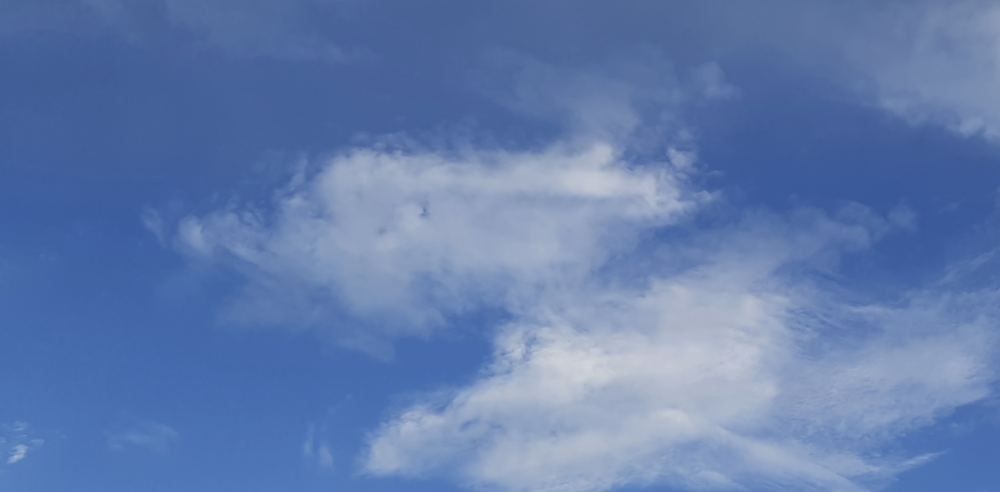
#> input picture pics/small_nscloudy.png, 1000 x 492 px, shrunk from 1473 x 724 before the run
$ python segmentation.py
#> lines starting #> are read from the running program, lines starting #| are printed output that depends on the picture; after the words box and inside, x2 and y2 are one past the last pixel; in counts of white or black regions, pixels touching at a corner belong together
import numpy as np
import cv2 as cv
from matplotlib import pyplot as plt

img = cv.imread('pics/small_nscloudy.png')
#> img is the input picture: shape (492, 1000, 3); mean B, G, R 173.2, 124.4, 98.1
gray = cv.cvtColor(img,cv.COLOR_BGR2GRAY)
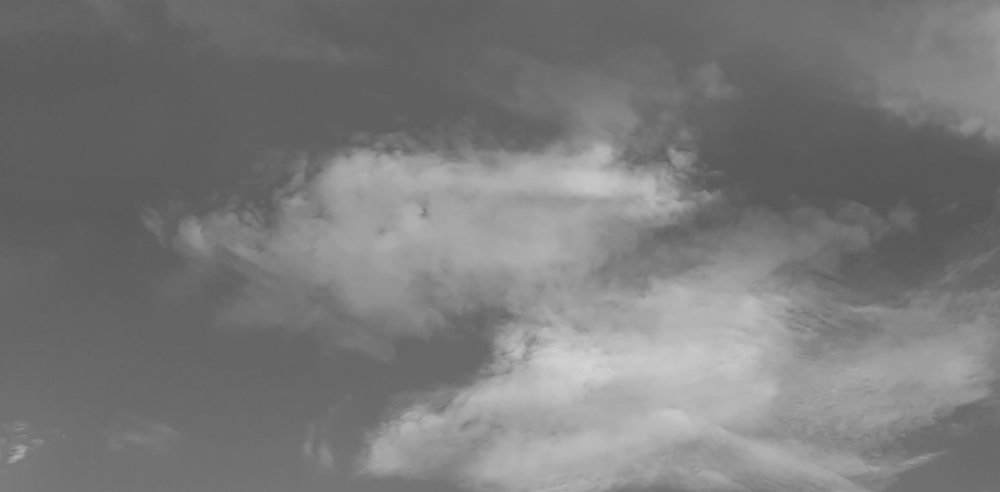
#> gray: shape (492, 1000); min 85, max 212, mean 122.1
ret, thresh = cv.threshold(gray,0,255,cv.THRESH_BINARY_INV+cv.THRESH_OTSU)
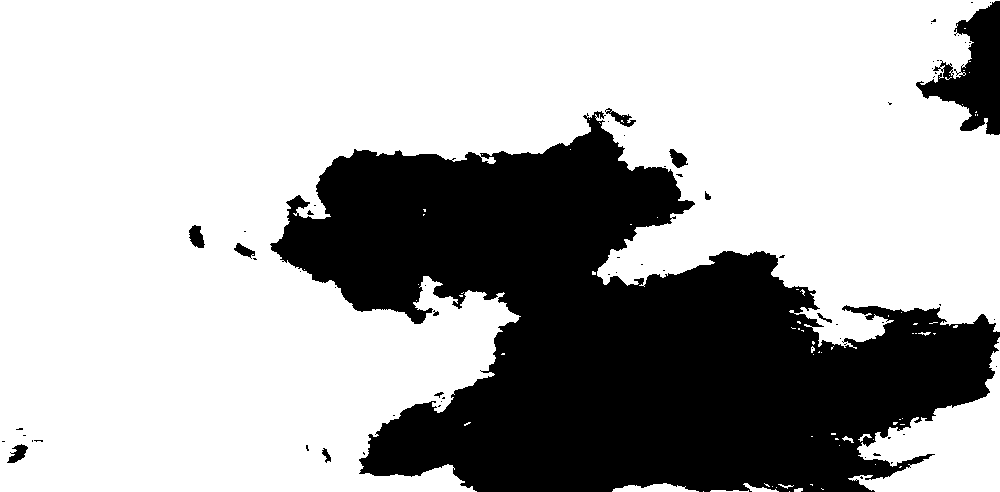
#> thresh: shape (492, 1000); 68.9% white; 68 black regions (56 under 20 px), largest, box (x1, y1, x2, y2) and area: (270, 111, 1000, 492) 146275, (916, 1, 1000, 135) 5256, (189, 225, 205, 248) 250
#> ret = 132

plt.imshow(img)
plt.show()

kernel = np.ones((3,3),np.uint8)
opening = cv.morphologyEx(thresh,cv.MORPH_OPEN,kernel, iterations = 2)
#> opening: shape (492, 1000); 68.4% white; 28 black regions (18 under 20 px), largest, box (x1, y1, x2, y2) and area: (270, 108, 1000, 492) 148712, (916, 0, 1000, 135) 5599, (189, 225, 205, 248) 258

sure_bg = cv.dilate(opening,kernel,iterations=3)
#> sure_bg: shape (492, 1000); 71% white; 9 black regions (3 under 20 px), largest, box (x1, y1, x2, y2) and area: (274, 114, 1000, 492) 137818, (922, 0, 1000, 132) 4449, (192, 229, 201, 244) 69, (13, 448, 23, 459) 53, (675, 156, 684, 163) 40, (620, 118, 629, 123) 23

dist_transform = cv.distanceTransform(opening,cv.DIST_L2,5)
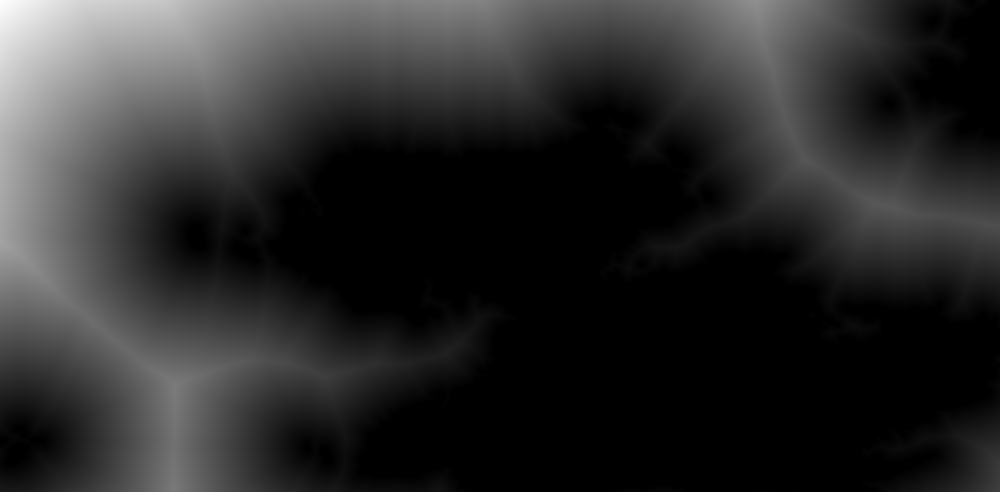
#> dist_transform: shape (492, 1000) float32; min 0, max 295.9, mean 50.4; drawn with min black and max white
ret, sure_fg = cv.threshold(dist_transform,0.7*dist_transform.max(),255,0)
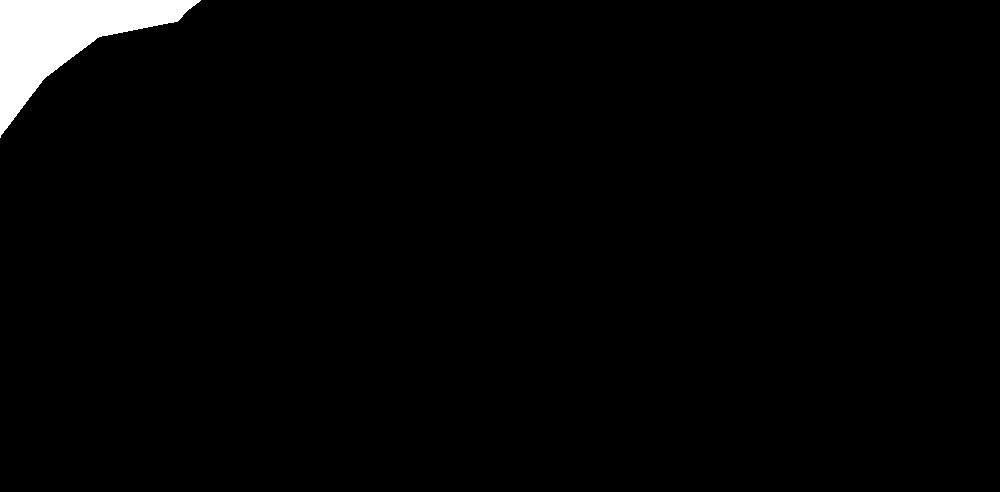
#> sure_fg: shape (492, 1000) float32; 2.1% white; 1 white region, box (x1, y1, x2, y2) and area: (0, 0, 201, 138) 10525
#> ret = 207.1

sure_fg = np.uint8(sure_fg)
unknown = cv.subtract(sure_bg,sure_fg)
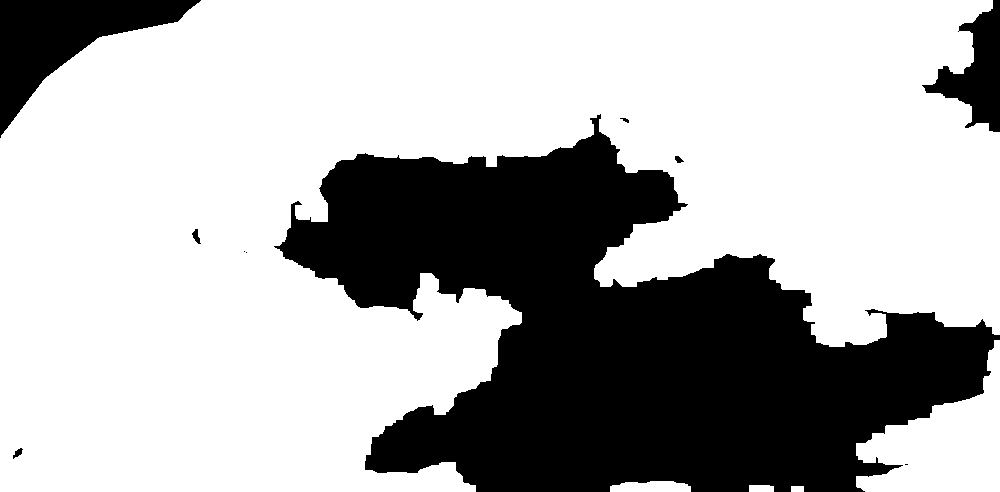
#> unknown: shape (492, 1000); 68.9% white; 10 black regions (3 under 20 px), largest, box (x1, y1, x2, y2) and area: (274, 114, 1000, 492) 137818, (0, 0, 201, 138) 10525, (922, 0, 1000, 132) 4449

# Marker labelling
ret, markers = cv.connectedComponents(sure_fg)
#> ret = 2

markers = markers+1

markers[unknown==255] = 0
#> markers: shape (492, 1000) int32; 3 distinct labels, from 0 to 2

markers = cv.watershed(img,markers)
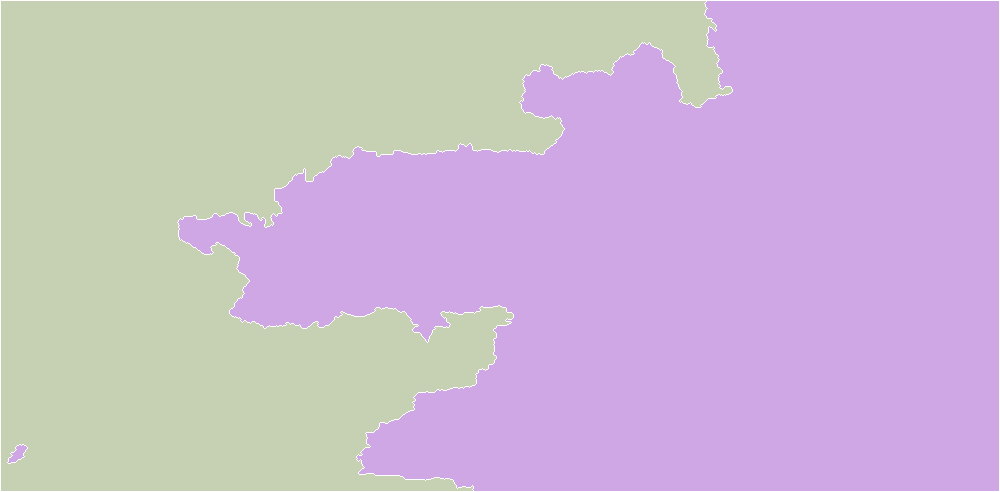
#> markers: shape (492, 1000) int32; 3 distinct labels, from -1 to 2; one colour per label, 0 black, -1 white
img[markers == -1] = [255,0,0]
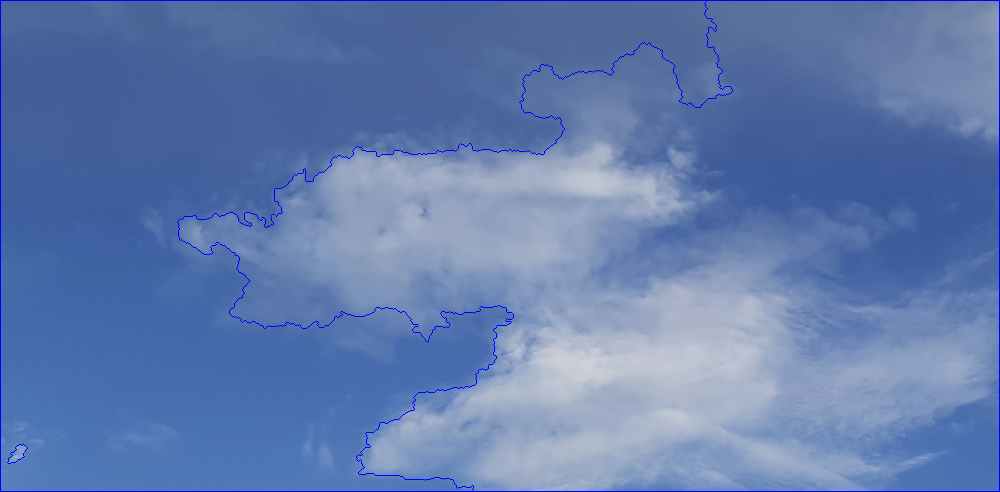
#> img: shape (492, 1000, 3); 1.01% of pixels changed, all inside (x1, y1, x2, y2) = (0, 0, 1000, 492)


plt.imshow(img)
plt.show()

$ run again, with pics/cloudy.png copied over pics/small_nscloudy.png
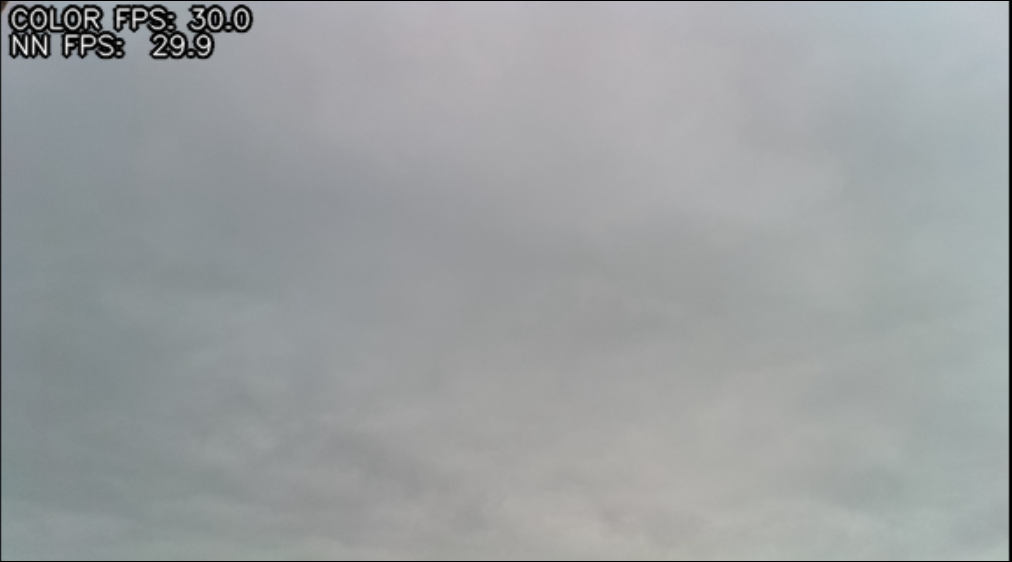
#> input picture pics/cloudy.png, 1012 x 562 px
#> img is the input picture: shape (562, 1012, 3); mean B, G, R 160.2, 159.2, 155.4
#> `ret, thresh = cv.threshold(gray,0,255,cv.THRESH_BINARY_INV+cv.THRESH_O..`:
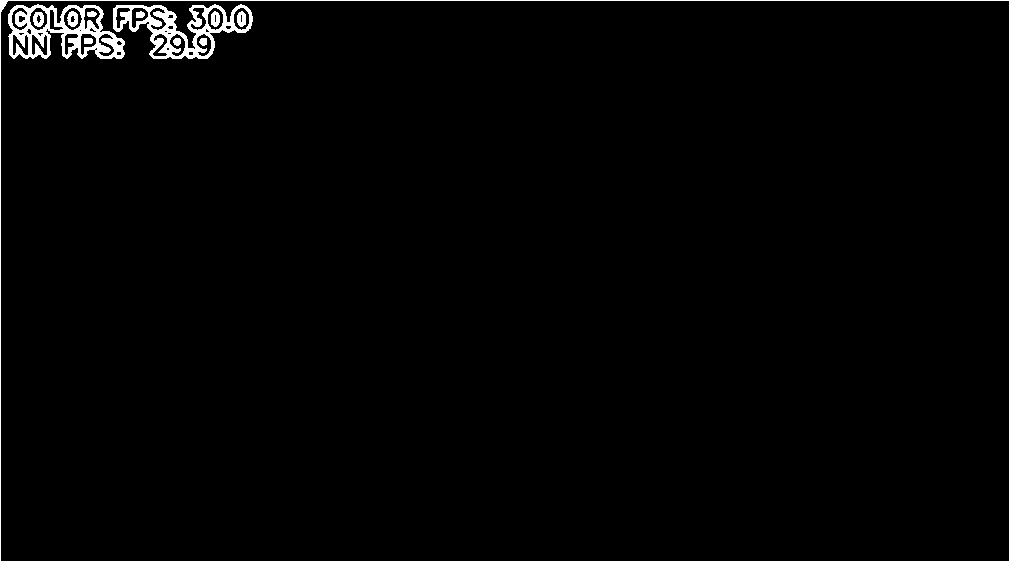
#> thresh: shape (562, 1012); 1.9% white; 12 white regions, largest, box (x1, y1, x2, y2) and area: (0, 0, 1012, 562) 4307, (8, 4, 125, 59) 2947, (113, 4, 253, 59) 2765
#> `ret, thresh = cv.threshold(gray,0,255,cv.THRESH_BINARY_INV+cv.THRESH_O..`: ret = 92
#> opening: shape (562, 1012); 0.66% white; 35 white regions, largest, box (x1, y1, x2, y2) and area: (1009, 0, 1012, 562) 1686, (104, 38, 123, 52) 148, (156, 12, 174, 26) 137
#> sure_bg: shape (562, 1012); 1.6% white; 6 white regions, box (x1, y1, x2, y2) and area: (1006, 0, 1012, 562) 3372, (118, 5, 212, 60) 2597, (57, 5, 126, 56) 1856, (10, 5, 47, 58) 1077, (42, 5, 53, 16) 121, (0, 0, 10, 13) 116
#> `ret, sure_fg = cv.threshold(dist_transform,0.7*dist_transform.max(),25..`: ret = 4.9
#> unknown: shape (562, 1012); 1.6% white; 6 white regions, box (x1, y1, x2, y2) and area: (1006, 0, 1012, 562) 3372, (118, 5, 212, 60) 2597, (57, 5, 126, 56) 1856, (10, 5, 47, 58) 1077, (42, 5, 53, 16) 121, (0, 0, 10, 13) 105
#> `ret, markers = cv.connectedComponents(sure_fg)`: ret = 2
#> `img[markers == -1] = [255,0,0]`:
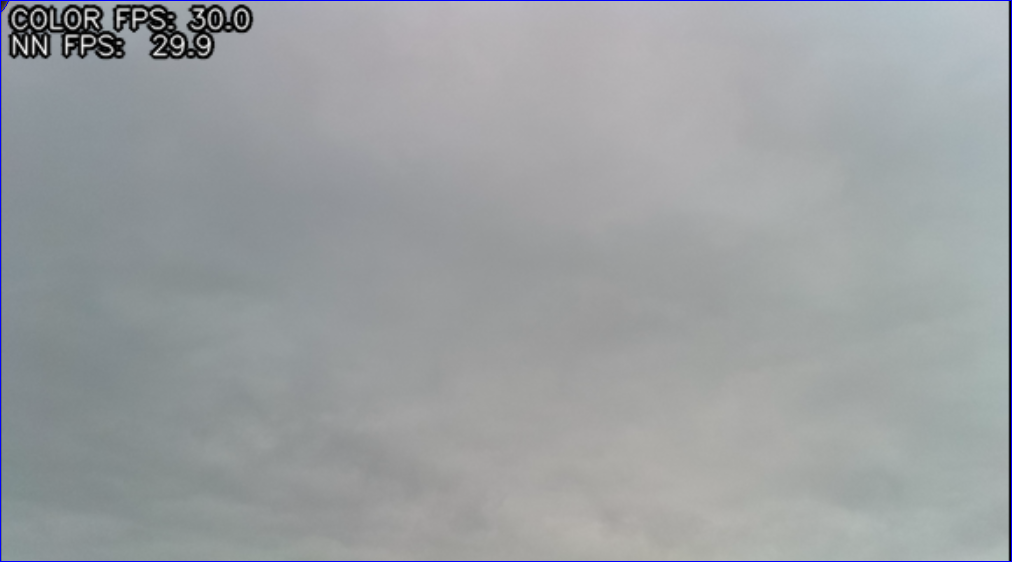
#> img: shape (562, 1012, 3); 0.55% of pixels changed, all inside (x1, y1, x2, y2) = (0, 0, 1012, 562)

$ run again, with pics/not_so_cloudy.png copied over pics/small_nscloudy.png
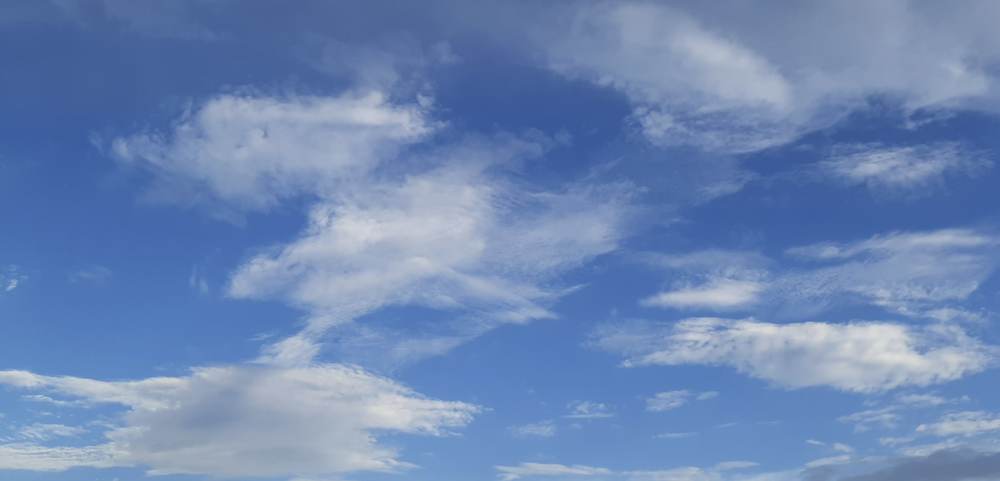
#> input picture pics/not_so_cloudy.png, 1000 x 481 px, shrunk from 2364 x 1136 before the run
#> img is the input picture: shape (481, 1000, 3); mean B, G, R 180.1, 135.1, 108.4
#> `ret, thresh = cv.threshold(gray,0,255,cv.THRESH_BINARY_INV+cv.THRESH_O..`:
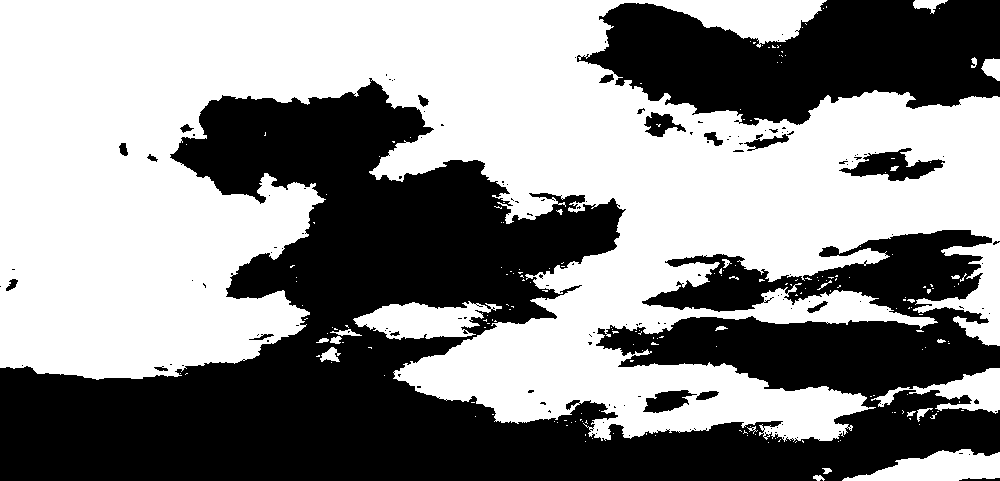
#> thresh: shape (481, 1000); 54.7% white; 145 black regions (124 under 20 px), largest, box (x1, y1, x2, y2) and area: (0, 78, 1000, 481) 177752, (577, 0, 1000, 126) 35542, (839, 148, 945, 181) 1616
#> `ret, thresh = cv.threshold(gray,0,255,cv.THRESH_BINARY_INV+cv.THRESH_O..`: ret = 134
#> opening: shape (481, 1000); 53.6% white; 43 black regions (30 under 20 px), largest, box (x1, y1, x2, y2) and area: (0, 78, 1000, 481) 182759, (575, 0, 1000, 126) 36114, (839, 148, 945, 181) 1832
#> sure_bg: shape (481, 1000); 59.3% white; 16 black regions (7 under 20 px), largest, box (x1, y1, x2, y2) and area: (0, 86, 1000, 481) 151568, (588, 0, 1000, 122) 32552, (652, 233, 983, 314) 10170
#> `ret, sure_fg = cv.threshold(dist_transform,0.7*dist_transform.max(),25..`: ret = 130.9
#> `ret, markers = cv.connectedComponents(sure_fg)`: ret = 2
#> `img[markers == -1] = [255,0,0]`:
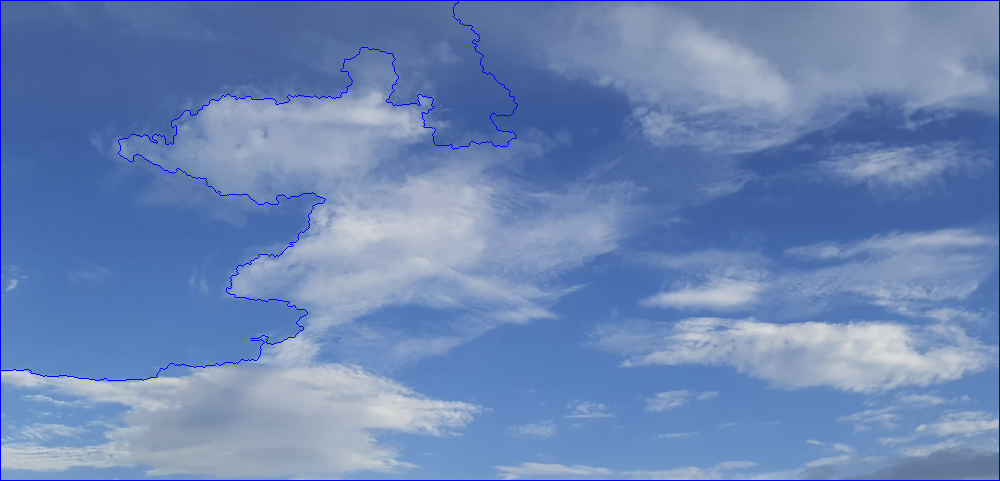
#> img: shape (481, 1000, 3); 0.98% of pixels changed, all inside (x1, y1, x2, y2) = (0, 0, 1000, 481)
